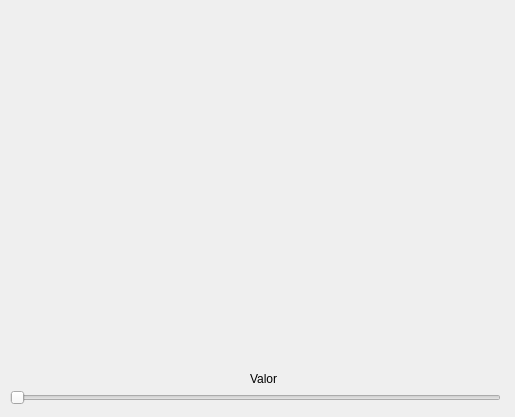
<?xml version="1.0" encoding="UTF-8"?>
<ui version="4.0">
 <class>QMainWindow</class>
 <widget class="QMainWindow" name="QMainWindow">
  <property name="geometry">
   <rect>
    <x>0</x>
    <y>0</y>
    <width>515</width>
    <height>417</height>
   </rect>
  </property>
  <property name="windowTitle">
   <string>PIC2ART</string>
  </property>
  <widget class="QWidget" name="centralwidget">
   <widget class="QSlider" name="edit_horizontalSlider">
    <property name="geometry">
     <rect>
      <x>10</x>
      <y>390</y>
      <width>491</width>
      <height>16</height>
     </rect>
    </property>
    <property name="orientation">
     <enum>Qt::Horizontal</enum>
    </property>
   </widget>
   <widget class="QLabel" name="image_frame">
    <property name="geometry">
     <rect>
      <x>10</x>
      <y>10</y>
      <width>491</width>
      <height>351</height>
     </rect>
    </property>
    <property name="text">
     <string/>
    </property>
   </widget>
   <widget class="QLabel" name="edit_label">
    <property name="geometry">
     <rect>
      <x>250</x>
      <y>370</y>
      <width>67</width>
      <height>17</height>
     </rect>
    </property>
    <property name="text">
     <string>Valor</string>
    </property>
   </widget>
  </widget>
 </widget>
 <resources/>
 <connections/>
</ui>
